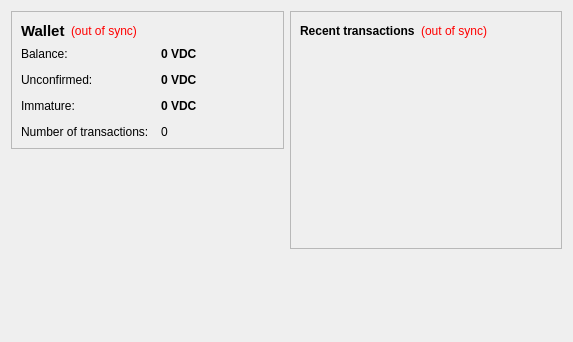
<?xml version="1.0" encoding="UTF-8"?>
<ui version="4.0">
 <class>OverviewPage</class>
 <widget class="QWidget" name="OverviewPage">
  <property name="geometry">
   <rect>
    <x>0</x>
    <y>0</y>
    <width>573</width>
    <height>342</height>
   </rect>
  </property>
  <property name="windowTitle">
   <string>Form</string>
  </property>
  <layout class="QHBoxLayout" name="horizontalLayout" stretch="1,1">
   <item>
    <layout class="QVBoxLayout" name="verticalLayout_2">
     <item>
      <widget class="QFrame" name="frame">
       <property name="frameShape">
        <enum>QFrame::StyledPanel</enum>
       </property>
       <property name="frameShadow">
        <enum>QFrame::Raised</enum>
       </property>
       <layout class="QVBoxLayout" name="verticalLayout_4">
        <item>
         <layout class="QHBoxLayout" name="horizontalLayout_4">
          <item>
           <widget class="QLabel" name="label_5">
            <property name="font">
             <font>
              <pointsize>11</pointsize>
              <weight>75</weight>
              <bold>true</bold>
             </font>
            </property>
            <property name="text">
             <string>Wallet</string>
            </property>
           </widget>
          </item>
          <item>
           <widget class="QLabel" name="labelWalletStatus">
            <property name="toolTip">
             <string>The displayed information may be out of date. Your wallet automatically synchronizes with the VodkaCoin network after a connection is established, but this process has not completed yet.</string>
            </property>
            <property name="styleSheet">
             <string notr="true">QLabel { color: red; }</string>
            </property>
            <property name="text">
             <string notr="true">(out of sync)</string>
            </property>
            <property name="alignment">
             <set>Qt::AlignLeading|Qt::AlignLeft|Qt::AlignVCenter</set>
            </property>
           </widget>
          </item>
          <item>
           <spacer name="horizontalSpacer_2">
            <property name="orientation">
             <enum>Qt::Horizontal</enum>
            </property>
            <property name="sizeHint" stdset="0">
             <size>
              <width>40</width>
              <height>20</height>
             </size>
            </property>
           </spacer>
          </item>
         </layout>
        </item>
        <item>
         <layout class="QFormLayout" name="formLayout_2">
          <property name="fieldGrowthPolicy">
           <enum>QFormLayout::AllNonFixedFieldsGrow</enum>
          </property>
          <property name="horizontalSpacing">
           <number>12</number>
          </property>
          <property name="verticalSpacing">
           <number>12</number>
          </property>
          <item row="0" column="0">
           <widget class="QLabel" name="label">
            <property name="text">
             <string>Balance:</string>
            </property>
           </widget>
          </item>
          <item row="0" column="1">
           <widget class="QLabel" name="labelBalance">
            <property name="font">
             <font>
              <weight>75</weight>
              <bold>true</bold>
             </font>
            </property>
            <property name="cursor">
             <cursorShape>IBeamCursor</cursorShape>
            </property>
            <property name="toolTip">
             <string>Your current balance</string>
            </property>
            <property name="text">
             <string notr="true">0 VDC</string>
            </property>
            <property name="textInteractionFlags">
             <set>Qt::LinksAccessibleByMouse|Qt::TextSelectableByKeyboard|Qt::TextSelectableByMouse</set>
            </property>
           </widget>
          </item>
          <item row="1" column="0">
           <widget class="QLabel" name="label_3">
            <property name="text">
             <string>Unconfirmed:</string>
            </property>
           </widget>
          </item>
          <item row="1" column="1">
           <widget class="QLabel" name="labelUnconfirmed">
            <property name="font">
             <font>
              <weight>75</weight>
              <bold>true</bold>
             </font>
            </property>
            <property name="cursor">
             <cursorShape>IBeamCursor</cursorShape>
            </property>
            <property name="toolTip">
             <string>Total of transactions that have yet to be confirmed, and do not yet count toward the current balance</string>
            </property>
            <property name="text">
             <string notr="true">0 VDC</string>
            </property>
            <property name="textInteractionFlags">
             <set>Qt::LinksAccessibleByMouse|Qt::TextSelectableByKeyboard|Qt::TextSelectableByMouse</set>
            </property>
           </widget>
          </item>
          <item row="3" column="0">
           <widget class="QLabel" name="label_2">
            <property name="text">
             <string>Number of transactions:</string>
            </property>
           </widget>
          </item>
          <item row="3" column="1">
           <widget class="QLabel" name="labelNumTransactions">
            <property name="toolTip">
             <string>Total number of transactions in wallet</string>
            </property>
            <property name="text">
             <string notr="true">0</string>
            </property>
           </widget>
          </item>
          <item row="2" column="0">
           <widget class="QLabel" name="labelImmatureText">
            <property name="text">
             <string>Immature:</string>
            </property>
           </widget>
          </item>
          <item row="2" column="1">
           <widget class="QLabel" name="labelImmature">
            <property name="font">
             <font>
              <weight>75</weight>
              <bold>true</bold>
             </font>
            </property>
            <property name="toolTip">
             <string>Mined balance that has not yet matured</string>
            </property>
            <property name="text">
             <string notr="true">0 VDC</string>
            </property>
            <property name="textInteractionFlags">
             <set>Qt::LinksAccessibleByMouse|Qt::TextSelectableByKeyboard|Qt::TextSelectableByMouse</set>
            </property>
           </widget>
          </item>
         </layout>
        </item>
       </layout>
      </widget>
     </item>
     <item>
      <spacer name="verticalSpacer">
       <property name="orientation">
        <enum>Qt::Vertical</enum>
       </property>
       <property name="sizeHint" stdset="0">
        <size>
         <width>20</width>
         <height>40</height>
        </size>
       </property>
      </spacer>
     </item>
    </layout>
   </item>
   <item>
    <layout class="QVBoxLayout" name="verticalLayout_3">
     <item>
      <widget class="QFrame" name="frame_2">
       <property name="frameShape">
        <enum>QFrame::StyledPanel</enum>
       </property>
       <property name="frameShadow">
        <enum>QFrame::Raised</enum>
       </property>
       <layout class="QVBoxLayout" name="verticalLayout">
        <item>
         <layout class="QHBoxLayout" name="horizontalLayout_2">
          <item>
           <widget class="QLabel" name="label_4">
            <property name="text">
             <string>&lt;b&gt;Recent transactions&lt;/b&gt;</string>
            </property>
           </widget>
          </item>
          <item>
           <widget class="QLabel" name="labelTransactionsStatus">
            <property name="toolTip">
             <string>The displayed information may be out of date. Your wallet automatically synchronizes with the VodkaCoin network after a connection is established, but this process has not completed yet.</string>
            </property>
            <property name="styleSheet">
             <string notr="true">QLabel { color: red; }</string>
            </property>
            <property name="text">
             <string notr="true">(out of sync)</string>
            </property>
            <property name="alignment">
             <set>Qt::AlignRight|Qt::AlignTrailing|Qt::AlignVCenter</set>
            </property>
           </widget>
          </item>
          <item>
           <spacer name="horizontalSpacer">
            <property name="orientation">
             <enum>Qt::Horizontal</enum>
            </property>
            <property name="sizeHint" stdset="0">
             <size>
              <width>40</width>
              <height>20</height>
             </size>
            </property>
           </spacer>
          </item>
         </layout>
        </item>
        <item>
         <widget class="QListView" name="listTransactions">
          <property name="styleSheet">
           <string notr="true">QListView { background: transparent; }</string>
          </property>
          <property name="frameShape">
           <enum>QFrame::NoFrame</enum>
          </property>
          <property name="verticalScrollBarPolicy">
           <enum>Qt::ScrollBarAlwaysOff</enum>
          </property>
          <property name="horizontalScrollBarPolicy">
           <enum>Qt::ScrollBarAlwaysOff</enum>
          </property>
          <property name="selectionMode">
           <enum>QAbstractItemView::NoSelection</enum>
          </property>
         </widget>
        </item>
       </layout>
      </widget>
     </item>
     <item>
      <spacer name="verticalSpacer_2">
       <property name="orientation">
        <enum>Qt::Vertical</enum>
       </property>
       <property name="sizeHint" stdset="0">
        <size>
         <width>20</width>
         <height>40</height>
        </size>
       </property>
      </spacer>
     </item>
    </layout>
   </item>
  </layout>
 </widget>
 <resources/>
 <connections/>
</ui>
